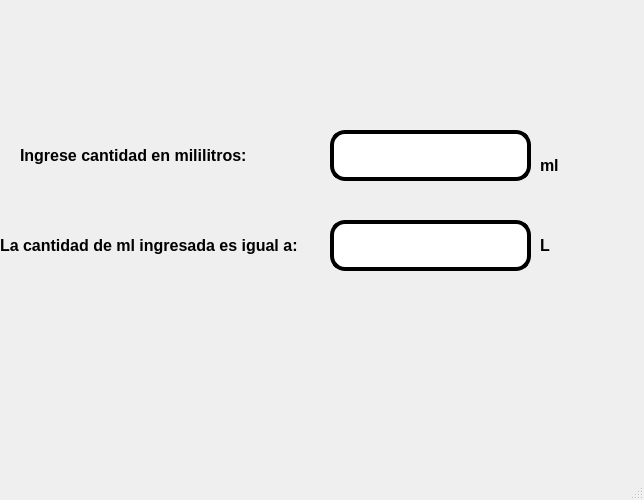
<?xml version="1.0" encoding="UTF-8"?>
<ui version="4.0">
 <class>MainWindow</class>
 <widget class="QMainWindow" name="MainWindow">
  <property name="geometry">
   <rect>
    <x>0</x>
    <y>0</y>
    <width>644</width>
    <height>500</height>
   </rect>
  </property>
  <property name="windowTitle">
   <string>MainWindow</string>
  </property>
  <widget class="QWidget" name="centralwidget">
   <widget class="QLabel" name="label_4">
    <property name="geometry">
     <rect>
      <x>430</x>
      <y>370</y>
      <width>171</width>
      <height>81</height>
     </rect>
    </property>
    <property name="styleSheet">
     <string notr="true"/>
    </property>
    <property name="text">
     <string/>
    </property>
    <property name="pixmap">
     <pixmap resource="../../Archivos/Recursos.qrc">:/Ejercicios/8s85l9yb14k81.png</pixmap>
    </property>
    <property name="scaledContents">
     <bool>true</bool>
    </property>
   </widget>
   <widget class="QLabel" name="label_5">
    <property name="geometry">
     <rect>
      <x>20</x>
      <y>140</y>
      <width>331</width>
      <height>31</height>
     </rect>
    </property>
    <property name="font">
     <font>
      <pointsize>12</pointsize>
      <weight>75</weight>
      <bold>true</bold>
     </font>
    </property>
    <property name="text">
     <string>Ingrese cantidad en mililitros:</string>
    </property>
   </widget>
   <widget class="QLineEdit" name="txt_L">
    <property name="geometry">
     <rect>
      <x>330</x>
      <y>220</y>
      <width>201</width>
      <height>51</height>
     </rect>
    </property>
    <property name="font">
     <font>
      <pointsize>24</pointsize>
     </font>
    </property>
    <property name="styleSheet">
     <string notr="true">border: 4px solid black;
border-radius: 15px;</string>
    </property>
    <property name="alignment">
     <set>Qt::AlignCenter</set>
    </property>
   </widget>
   <widget class="QLabel" name="label">
    <property name="geometry">
     <rect>
      <x>20</x>
      <y>20</y>
      <width>121</width>
      <height>101</height>
     </rect>
    </property>
    <property name="text">
     <string/>
    </property>
    <property name="pixmap">
     <pixmap>:/Logos/logo uat.png</pixmap>
    </property>
    <property name="scaledContents">
     <bool>true</bool>
    </property>
   </widget>
   <widget class="QLabel" name="label_2">
    <property name="geometry">
     <rect>
      <x>510</x>
      <y>20</y>
      <width>91</width>
      <height>91</height>
     </rect>
    </property>
    <property name="text">
     <string/>
    </property>
    <property name="pixmap">
     <pixmap resource="../../Archivos/Recursos.qrc">:/Logos/logo fit.png</pixmap>
    </property>
    <property name="scaledContents">
     <bool>true</bool>
    </property>
   </widget>
   <widget class="QLabel" name="label_3">
    <property name="geometry">
     <rect>
      <x>10</x>
      <y>20</y>
      <width>211</width>
      <height>81</height>
     </rect>
    </property>
    <property name="text">
     <string/>
    </property>
    <property name="pixmap">
     <pixmap resource="../../Archivos/Recursos.qrc">:/Logos/log_uat_nuevo.png</pixmap>
    </property>
    <property name="scaledContents">
     <bool>true</bool>
    </property>
   </widget>
   <widget class="QLabel" name="label_6">
    <property name="geometry">
     <rect>
      <x>0</x>
      <y>220</y>
      <width>331</width>
      <height>51</height>
     </rect>
    </property>
    <property name="font">
     <font>
      <pointsize>12</pointsize>
      <weight>75</weight>
      <bold>true</bold>
     </font>
    </property>
    <property name="text">
     <string>La cantidad de ml ingresada es igual a:</string>
    </property>
   </widget>
   <widget class="QLabel" name="label_7">
    <property name="geometry">
     <rect>
      <x>540</x>
      <y>150</y>
      <width>331</width>
      <height>31</height>
     </rect>
    </property>
    <property name="font">
     <font>
      <pointsize>12</pointsize>
      <weight>75</weight>
      <bold>true</bold>
     </font>
    </property>
    <property name="text">
     <string>ml</string>
    </property>
   </widget>
   <widget class="QLabel" name="label_8">
    <property name="geometry">
     <rect>
      <x>540</x>
      <y>230</y>
      <width>331</width>
      <height>31</height>
     </rect>
    </property>
    <property name="font">
     <font>
      <pointsize>12</pointsize>
      <weight>75</weight>
      <bold>true</bold>
     </font>
    </property>
    <property name="text">
     <string>L</string>
    </property>
   </widget>
   <widget class="QLineEdit" name="txt_ml">
    <property name="geometry">
     <rect>
      <x>330</x>
      <y>130</y>
      <width>201</width>
      <height>51</height>
     </rect>
    </property>
    <property name="font">
     <font>
      <pointsize>24</pointsize>
     </font>
    </property>
    <property name="styleSheet">
     <string notr="true">border: 4px solid black;
border-radius: 15px;</string>
    </property>
    <property name="alignment">
     <set>Qt::AlignCenter</set>
    </property>
   </widget>
  </widget>
  <widget class="QMenuBar" name="menubar">
   <property name="geometry">
    <rect>
     <x>0</x>
     <y>0</y>
     <width>644</width>
     <height>21</height>
    </rect>
   </property>
  </widget>
  <widget class="QStatusBar" name="statusbar"/>
 </widget>
 <resources>
  <include location="../../Archivos/Recursos.qrc"/>
 </resources>
 <connections/>
</ui>
